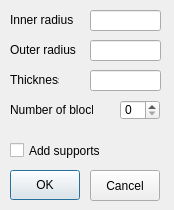
<ui version="4.0" stdsetdef="1" >
  <author></author>
  <comment></comment>
  <exportmacro></exportmacro>
  <class>ArchBuilderDlgUI</class>
  <widget class="QDialog" name="ArchBuilderDlgUI" >
    <property name="geometry" >
      <rect>
        <x>0</x>
        <y>0</y>
        <width>174</width>
        <height>210</height>
      </rect>
    </property>
    <property name="windowTitle" >
      <string>Arch Builder</string>
    </property>
    <widget class="QLabel" name="textLabel1" >
      <property name="geometry" >
        <rect>
          <x>10</x>
          <y>10</y>
          <width>70</width>
          <height>20</height>
        </rect>
      </property>
      <property name="text" >
        <string>Inner radius</string>
      </property>
      <property name="wordWrap" >
        <bool>false</bool>
      </property>
    </widget>
    <widget class="QLabel" name="textLabel4" >
      <property name="geometry" >
        <rect>
          <x>10</x>
          <y>70</y>
          <width>49</width>
          <height>20</height>
        </rect>
      </property>
      <property name="text" >
        <string>Thickness</string>
      </property>
      <property name="wordWrap" >
        <bool>false</bool>
      </property>
    </widget>
    <widget class="QLabel" name="textLabel2" >
      <property name="geometry" >
        <rect>
          <x>10</x>
          <y>40</y>
          <width>70</width>
          <height>20</height>
        </rect>
      </property>
      <property name="text" >
        <string>Outer radius</string>
      </property>
      <property name="wordWrap" >
        <bool>false</bool>
      </property>
    </widget>
    <widget class="QLabel" name="textLabel3" >
      <property name="geometry" >
        <rect>
          <x>10</x>
          <y>100</y>
          <width>83</width>
          <height>20</height>
        </rect>
      </property>
      <property name="text" >
        <string>Number of blocks</string>
      </property>
      <property name="wordWrap" >
        <bool>false</bool>
      </property>
    </widget>
    <widget class="QLineEdit" name="innerRadiusEdit" >
      <property name="geometry" >
        <rect>
          <x>90</x>
          <y>10</y>
          <width>71</width>
          <height>21</height>
        </rect>
      </property>
    </widget>
    <widget class="QLineEdit" name="outerRadiusEdit" >
      <property name="geometry" >
        <rect>
          <x>90</x>
          <y>40</y>
          <width>71</width>
          <height>21</height>
        </rect>
      </property>
    </widget>
    <widget class="QLineEdit" name="thicknessEdit" >
      <property name="geometry" >
        <rect>
          <x>90</x>
          <y>70</y>
          <width>71</width>
          <height>21</height>
        </rect>
      </property>
    </widget>
    <widget class="QSpinBox" name="numberBlocksBox" >
      <property name="geometry" >
        <rect>
          <x>120</x>
          <y>100</y>
          <width>40</width>
          <height>20</height>
        </rect>
      </property>
    </widget>
    <widget class="QCheckBox" name="supportsCheckBox" >
      <property name="geometry" >
        <rect>
          <x>10</x>
          <y>140</y>
          <width>90</width>
          <height>21</height>
        </rect>
      </property>
      <property name="text" >
        <string>Add supports</string>
      </property>
    </widget>
    <widget class="QPushButton" name="OKButton" >
      <property name="geometry" >
        <rect>
          <x>10</x>
          <y>170</y>
          <width>70</width>
          <height>30</height>
        </rect>
      </property>
      <property name="text" >
        <string>OK</string>
      </property>
    </widget>
    <widget class="QPushButton" name="cancelButton" >
      <property name="geometry" >
        <rect>
          <x>90</x>
          <y>170</y>
          <width>70</width>
          <height>31</height>
        </rect>
      </property>
      <property name="text" >
        <string>Cancel</string>
      </property>
    </widget>
  </widget>
  <layoutdefault spacing="6" margin="11" />
  <pixmapfunction>qPixmapFromMimeSource</pixmapfunction>
  <connections>
    <connection>
      <sender>OKButton</sender>
      <signal>clicked()</signal>
      <receiver>ArchBuilderDlgUI</receiver>
      <slot>accept()</slot>
    </connection>
    <connection>
      <sender>cancelButton</sender>
      <signal>clicked()</signal>
      <receiver>ArchBuilderDlgUI</receiver>
      <slot>reject()</slot>
    </connection>
  </connections>
</ui>
